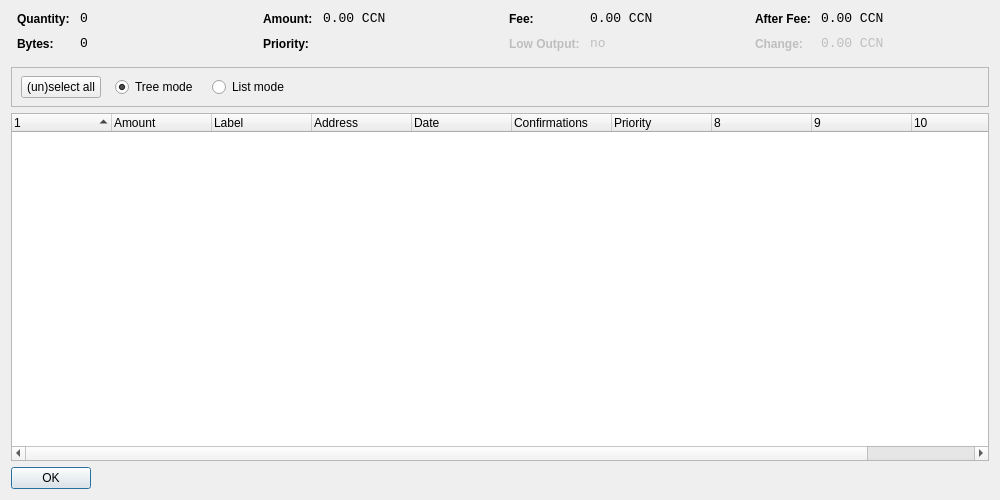
<?xml version="1.0" encoding="UTF-8"?>
<ui version="4.0">
 <class>CoinControlDialog</class>
 <widget class="QDialog" name="CoinControlDialog">
  <property name="geometry">
   <rect>
    <x>0</x>
    <y>0</y>
    <width>1000</width>
    <height>500</height>
   </rect>
  </property>
  <property name="windowTitle">
   <string>Coin Control</string>
  </property>
  <layout class="QVBoxLayout" name="verticalLayout">
   <item>
    <layout class="QHBoxLayout" name="horizontalLayoutTop" stretch="0,0,0,0">
     <property name="topMargin">
      <number>0</number>
     </property>
     <property name="bottomMargin">
      <number>10</number>
     </property>
     <item>
      <layout class="QFormLayout" name="formLayoutCoinControl1">
       <property name="horizontalSpacing">
        <number>10</number>
       </property>
       <property name="verticalSpacing">
        <number>10</number>
       </property>
       <property name="leftMargin">
        <number>6</number>
       </property>
       <property name="rightMargin">
        <number>6</number>
       </property>
       <item row="0" column="0">
        <widget class="QLabel" name="labelCoinControlQuantityText">
         <property name="styleSheet">
          <string notr="true">font-weight:bold;</string>
         </property>
         <property name="text">
          <string>Quantity:</string>
         </property>
        </widget>
       </item>
       <item row="0" column="1">
        <widget class="QLabel" name="labelCoinControlQuantity">
         <property name="font">
          <font>
           <family>Monospace</family>
           <pointsize>10</pointsize>
          </font>
         </property>
         <property name="cursor">
          <cursorShape>IBeamCursor</cursorShape>
         </property>
         <property name="contextMenuPolicy">
          <enum>Qt::ActionsContextMenu</enum>
         </property>
         <property name="text">
          <string notr="true">0</string>
         </property>
         <property name="textInteractionFlags">
          <set>Qt::LinksAccessibleByMouse|Qt::TextSelectableByKeyboard|Qt::TextSelectableByMouse</set>
         </property>
        </widget>
       </item>
       <item row="1" column="0">
        <widget class="QLabel" name="labelCoinControlBytesText">
         <property name="styleSheet">
          <string notr="true">font-weight:bold;</string>
         </property>
         <property name="text">
          <string>Bytes:</string>
         </property>
        </widget>
       </item>
       <item row="1" column="1">
        <widget class="QLabel" name="labelCoinControlBytes">
         <property name="font">
          <font>
           <family>Monospace</family>
           <pointsize>10</pointsize>
          </font>
         </property>
         <property name="cursor">
          <cursorShape>IBeamCursor</cursorShape>
         </property>
         <property name="contextMenuPolicy">
          <enum>Qt::ActionsContextMenu</enum>
         </property>
         <property name="text">
          <string notr="true">0</string>
         </property>
         <property name="textInteractionFlags">
          <set>Qt::LinksAccessibleByMouse|Qt::TextSelectableByKeyboard|Qt::TextSelectableByMouse</set>
         </property>
        </widget>
       </item>
      </layout>
     </item>
     <item>
      <layout class="QFormLayout" name="formLayoutCoinControl2">
       <property name="horizontalSpacing">
        <number>10</number>
       </property>
       <property name="verticalSpacing">
        <number>10</number>
       </property>
       <property name="leftMargin">
        <number>6</number>
       </property>
       <property name="rightMargin">
        <number>6</number>
       </property>
       <item row="0" column="0">
        <widget class="QLabel" name="labelCoinControlAmountText">
         <property name="styleSheet">
          <string notr="true">font-weight:bold;</string>
         </property>
         <property name="text">
          <string>Amount:</string>
         </property>
        </widget>
       </item>
       <item row="0" column="1">
        <widget class="QLabel" name="labelCoinControlAmount">
         <property name="font">
          <font>
           <family>Monospace</family>
           <pointsize>10</pointsize>
          </font>
         </property>
         <property name="cursor">
          <cursorShape>IBeamCursor</cursorShape>
         </property>
         <property name="contextMenuPolicy">
          <enum>Qt::ActionsContextMenu</enum>
         </property>
         <property name="text">
          <string notr="true">0.00 CCN</string>
         </property>
         <property name="textInteractionFlags">
          <set>Qt::LinksAccessibleByMouse|Qt::TextSelectableByKeyboard|Qt::TextSelectableByMouse</set>
         </property>
        </widget>
       </item>
       <item row="1" column="0">
        <widget class="QLabel" name="labelCoinControlPriorityText">
         <property name="styleSheet">
          <string notr="true">font-weight:bold;</string>
         </property>
         <property name="text">
          <string>Priority:</string>
         </property>
        </widget>
       </item>
       <item row="1" column="1">
        <widget class="QLabel" name="labelCoinControlPriority">
         <property name="font">
          <font>
           <family>Monospace</family>
           <pointsize>10</pointsize>
          </font>
         </property>
         <property name="cursor">
          <cursorShape>IBeamCursor</cursorShape>
         </property>
         <property name="contextMenuPolicy">
          <enum>Qt::ActionsContextMenu</enum>
         </property>
         <property name="text">
          <string/>
         </property>
         <property name="textInteractionFlags">
          <set>Qt::LinksAccessibleByMouse|Qt::TextSelectableByKeyboard|Qt::TextSelectableByMouse</set>
         </property>
        </widget>
       </item>
      </layout>
     </item>
     <item>
      <layout class="QFormLayout" name="formLayoutCoinControl3">
       <property name="horizontalSpacing">
        <number>10</number>
       </property>
       <property name="verticalSpacing">
        <number>10</number>
       </property>
       <property name="leftMargin">
        <number>6</number>
       </property>
       <property name="rightMargin">
        <number>6</number>
       </property>
       <item row="0" column="0">
        <widget class="QLabel" name="labelCoinControlFeeText">
         <property name="styleSheet">
          <string notr="true">font-weight:bold;</string>
         </property>
         <property name="text">
          <string>Fee:</string>
         </property>
        </widget>
       </item>
       <item row="0" column="1">
        <widget class="QLabel" name="labelCoinControlFee">
         <property name="font">
          <font>
           <family>Monospace</family>
           <pointsize>10</pointsize>
          </font>
         </property>
         <property name="cursor">
          <cursorShape>IBeamCursor</cursorShape>
         </property>
         <property name="contextMenuPolicy">
          <enum>Qt::ActionsContextMenu</enum>
         </property>
         <property name="text">
          <string notr="true">0.00 CCN</string>
         </property>
         <property name="textInteractionFlags">
          <set>Qt::LinksAccessibleByMouse|Qt::TextSelectableByKeyboard|Qt::TextSelectableByMouse</set>
         </property>
        </widget>
       </item>
       <item row="1" column="0">
        <widget class="QLabel" name="labelCoinControlLowOutputText">
         <property name="enabled">
          <bool>false</bool>
         </property>
         <property name="styleSheet">
          <string notr="true">font-weight:bold;</string>
         </property>
         <property name="text">
          <string>Low Output:</string>
         </property>
        </widget>
       </item>
       <item row="1" column="1">
        <widget class="QLabel" name="labelCoinControlLowOutput">
         <property name="enabled">
          <bool>false</bool>
         </property>
         <property name="font">
          <font>
           <family>Monospace</family>
           <pointsize>10</pointsize>
          </font>
         </property>
         <property name="cursor">
          <cursorShape>IBeamCursor</cursorShape>
         </property>
         <property name="contextMenuPolicy">
          <enum>Qt::ActionsContextMenu</enum>
         </property>
         <property name="text">
          <string notr="true">no</string>
         </property>
         <property name="textInteractionFlags">
          <set>Qt::LinksAccessibleByMouse|Qt::TextSelectableByKeyboard|Qt::TextSelectableByMouse</set>
         </property>
        </widget>
       </item>
      </layout>
     </item>
     <item>
      <layout class="QFormLayout" name="formLayoutCoinControl4">
       <property name="horizontalSpacing">
        <number>10</number>
       </property>
       <property name="verticalSpacing">
        <number>10</number>
       </property>
       <property name="leftMargin">
        <number>6</number>
       </property>
       <property name="rightMargin">
        <number>6</number>
       </property>
       <item row="0" column="0">
        <widget class="QLabel" name="labelCoinControlAfterFeeText">
         <property name="styleSheet">
          <string notr="true">font-weight:bold;</string>
         </property>
         <property name="text">
          <string>After Fee:</string>
         </property>
        </widget>
       </item>
       <item row="0" column="1">
        <widget class="QLabel" name="labelCoinControlAfterFee">
         <property name="font">
          <font>
           <family>Monospace</family>
           <pointsize>10</pointsize>
          </font>
         </property>
         <property name="cursor">
          <cursorShape>IBeamCursor</cursorShape>
         </property>
         <property name="contextMenuPolicy">
          <enum>Qt::ActionsContextMenu</enum>
         </property>
         <property name="text">
          <string notr="true">0.00 CCN</string>
         </property>
         <property name="textInteractionFlags">
          <set>Qt::LinksAccessibleByMouse|Qt::TextSelectableByKeyboard|Qt::TextSelectableByMouse</set>
         </property>
        </widget>
       </item>
       <item row="1" column="0">
        <widget class="QLabel" name="labelCoinControlChangeText">
         <property name="enabled">
          <bool>false</bool>
         </property>
         <property name="styleSheet">
          <string notr="true">font-weight:bold;</string>
         </property>
         <property name="text">
          <string>Change:</string>
         </property>
        </widget>
       </item>
       <item row="1" column="1">
        <widget class="QLabel" name="labelCoinControlChange">
         <property name="enabled">
          <bool>false</bool>
         </property>
         <property name="font">
          <font>
           <family>Monospace</family>
           <pointsize>10</pointsize>
          </font>
         </property>
         <property name="cursor">
          <cursorShape>IBeamCursor</cursorShape>
         </property>
         <property name="contextMenuPolicy">
          <enum>Qt::ActionsContextMenu</enum>
         </property>
         <property name="text">
          <string notr="true">0.00 CCN</string>
         </property>
         <property name="textInteractionFlags">
          <set>Qt::LinksAccessibleByMouse|Qt::TextSelectableByKeyboard|Qt::TextSelectableByMouse</set>
         </property>
        </widget>
       </item>
      </layout>
     </item>
    </layout>
   </item>
   <item>
    <widget class="QFrame" name="frame">
     <property name="minimumSize">
      <size>
       <width>0</width>
       <height>40</height>
      </size>
     </property>
     <property name="frameShape">
      <enum>QFrame::StyledPanel</enum>
     </property>
     <property name="frameShadow">
      <enum>QFrame::Sunken</enum>
     </property>
     <widget class="QWidget" name="horizontalLayoutWidget">
      <property name="geometry">
       <rect>
        <x>10</x>
        <y>0</y>
        <width>781</width>
        <height>41</height>
       </rect>
      </property>
      <layout class="QHBoxLayout" name="horizontalLayoutPanel" stretch="0,0,0,0,0">
       <property name="spacing">
        <number>14</number>
       </property>
       <item>
        <widget class="QPushButton" name="pushButtonSelectAll">
         <property name="sizePolicy">
          <sizepolicy hsizetype="Maximum" vsizetype="Fixed">
           <horstretch>0</horstretch>
           <verstretch>0</verstretch>
          </sizepolicy>
         </property>
         <property name="text">
          <string>(un)select all</string>
         </property>
        </widget>
       </item>
       <item>
        <widget class="QRadioButton" name="radioTreeMode">
         <property name="sizePolicy">
          <sizepolicy hsizetype="Maximum" vsizetype="Fixed">
           <horstretch>0</horstretch>
           <verstretch>0</verstretch>
          </sizepolicy>
         </property>
         <property name="text">
          <string>Tree mode</string>
         </property>
         <property name="checked">
          <bool>true</bool>
         </property>
        </widget>
       </item>
       <item>
        <widget class="QRadioButton" name="radioListMode">
         <property name="sizePolicy">
          <sizepolicy hsizetype="Maximum" vsizetype="Fixed">
           <horstretch>0</horstretch>
           <verstretch>0</verstretch>
          </sizepolicy>
         </property>
         <property name="text">
          <string>List mode</string>
         </property>
        </widget>
       </item>
       <item>
        <spacer name="horizontalSpacer">
         <property name="orientation">
          <enum>Qt::Horizontal</enum>
         </property>
         <property name="sizeHint" stdset="0">
          <size>
           <width>40</width>
           <height>20</height>
          </size>
         </property>
        </spacer>
       </item>
      </layout>
     </widget>
    </widget>
   </item>
   <item>
    <widget class="CoinControlTreeWidget" name="treeWidget">
     <property name="contextMenuPolicy">
      <enum>Qt::CustomContextMenu</enum>
     </property>
     <property name="sortingEnabled">
      <bool>false</bool>
     </property>
     <property name="columnCount">
      <number>11</number>
     </property>
     <attribute name="headerShowSortIndicator" stdset="0">
      <bool>true</bool>
     </attribute>
     <attribute name="headerStretchLastSection">
      <bool>false</bool>
     </attribute>
     <column>
      <property name="text">
       <string/>
      </property>
     </column>
     <column>
      <property name="text">
       <string>Amount</string>
      </property>
     </column>
     <column>
      <property name="text">
       <string>Label</string>
      </property>
     </column>
     <column>
      <property name="text">
       <string>Address</string>
      </property>
     </column>
     <column>
      <property name="text">
       <string>Date</string>
      </property>
     </column>
     <column>
      <property name="text">
       <string>Confirmations</string>
      </property>
      <property name="toolTip">
       <string>Confirmed</string>
      </property>
     </column>
     <column>
      <property name="text">
       <string>Priority</string>
      </property>
     </column>
     <column>
      <property name="text">
       <string/>
      </property>
     </column>
     <column>
      <property name="text">
       <string/>
      </property>
     </column>
     <column>
      <property name="text">
       <string/>
      </property>
     </column>
     <column>
      <property name="text">
       <string/>
      </property>
     </column>
    </widget>
   </item>
   <item>
    <widget class="QDialogButtonBox" name="buttonBox">
     <property name="sizePolicy">
      <sizepolicy hsizetype="Maximum" vsizetype="Fixed">
       <horstretch>0</horstretch>
       <verstretch>0</verstretch>
      </sizepolicy>
     </property>
     <property name="orientation">
      <enum>Qt::Horizontal</enum>
     </property>
     <property name="standardButtons">
      <set>QDialogButtonBox::Ok</set>
     </property>
    </widget>
   </item>
  </layout>
 </widget>
 <customwidgets>
  <customwidget>
   <class>CoinControlTreeWidget</class>
   <extends>QTreeWidget</extends>
   <header>coincontroltreewidget.h</header>
  </customwidget>
 </customwidgets>
 <resources/>
 <connections/>
</ui>
